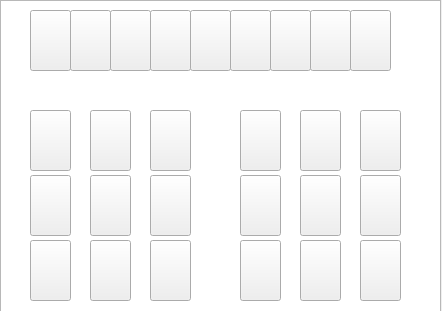
<?xml version="1.0" encoding="UTF-8"?>
<ui version="4.0">
 <class>Red2</class>
 <widget class="QWidget" name="Red2">
  <property name="geometry">
   <rect>
    <x>0</x>
    <y>0</y>
    <width>442</width>
    <height>311</height>
   </rect>
  </property>
  <property name="windowTitle">
   <string>Blue</string>
  </property>
  <widget class="QGraphicsView" name="graphicsView">
   <property name="geometry">
    <rect>
     <x>0</x>
     <y>0</y>
     <width>441</width>
     <height>321</height>
    </rect>
   </property>
  </widget>
  <widget class="QPushButton" name="obj16">
   <property name="geometry">
    <rect>
     <x>360</x>
     <y>110</y>
     <width>41</width>
     <height>61</height>
    </rect>
   </property>
   <property name="text">
    <string/>
   </property>
   <property name="icon">
    <iconset>
     <normaloff>../catkin_ws/src/catchrobo_robot/catchrobo_gui/img/blue_color.png</normaloff>
     <normalon>../catkin_ws/src/catchrobo_robot/catchrobo_gui/img/blue_bw.png</normalon>../catkin_ws/src/catchrobo_robot/catchrobo_gui/img/blue_color.png</iconset>
   </property>
   <property name="iconSize">
    <size>
     <width>64</width>
     <height>64</height>
    </size>
   </property>
   <property name="checkable">
    <bool>true</bool>
   </property>
  </widget>
  <widget class="QPushButton" name="obj17">
   <property name="geometry">
    <rect>
     <x>360</x>
     <y>175</y>
     <width>41</width>
     <height>61</height>
    </rect>
   </property>
   <property name="text">
    <string/>
   </property>
   <property name="icon">
    <iconset>
     <normaloff>../catkin_ws/src/catchrobo_robot/catchrobo_gui/img/blue_color.png</normaloff>
     <normalon>../catkin_ws/src/catchrobo_robot/catchrobo_gui/img/blue_bw.png</normalon>../catkin_ws/src/catchrobo_robot/catchrobo_gui/img/blue_color.png</iconset>
   </property>
   <property name="iconSize">
    <size>
     <width>64</width>
     <height>64</height>
    </size>
   </property>
   <property name="checkable">
    <bool>true</bool>
   </property>
  </widget>
  <widget class="QPushButton" name="obj18">
   <property name="geometry">
    <rect>
     <x>360</x>
     <y>240</y>
     <width>41</width>
     <height>61</height>
    </rect>
   </property>
   <property name="text">
    <string/>
   </property>
   <property name="icon">
    <iconset>
     <normaloff>../catkin_ws/src/catchrobo_robot/catchrobo_gui/img/blue_color.png</normaloff>
     <normalon>../catkin_ws/src/catchrobo_robot/catchrobo_gui/img/blue_bw.png</normalon>../catkin_ws/src/catchrobo_robot/catchrobo_gui/img/blue_color.png</iconset>
   </property>
   <property name="iconSize">
    <size>
     <width>64</width>
     <height>64</height>
    </size>
   </property>
   <property name="checkable">
    <bool>true</bool>
   </property>
  </widget>
  <widget class="QPushButton" name="obj13">
   <property name="geometry">
    <rect>
     <x>300</x>
     <y>110</y>
     <width>41</width>
     <height>61</height>
    </rect>
   </property>
   <property name="text">
    <string/>
   </property>
   <property name="icon">
    <iconset>
     <normaloff>../catkin_ws/src/catchrobo_robot/catchrobo_gui/img/blue_color.png</normaloff>
     <normalon>../catkin_ws/src/catchrobo_robot/catchrobo_gui/img/blue_bw.png</normalon>../catkin_ws/src/catchrobo_robot/catchrobo_gui/img/blue_color.png</iconset>
   </property>
   <property name="iconSize">
    <size>
     <width>64</width>
     <height>64</height>
    </size>
   </property>
   <property name="checkable">
    <bool>true</bool>
   </property>
  </widget>
  <widget class="QPushButton" name="obj14">
   <property name="geometry">
    <rect>
     <x>300</x>
     <y>175</y>
     <width>41</width>
     <height>61</height>
    </rect>
   </property>
   <property name="text">
    <string/>
   </property>
   <property name="icon">
    <iconset>
     <normaloff>../catkin_ws/src/catchrobo_robot/catchrobo_gui/img/blue_color.png</normaloff>
     <normalon>../catkin_ws/src/catchrobo_robot/catchrobo_gui/img/blue_bw.png</normalon>../catkin_ws/src/catchrobo_robot/catchrobo_gui/img/blue_color.png</iconset>
   </property>
   <property name="iconSize">
    <size>
     <width>64</width>
     <height>64</height>
    </size>
   </property>
   <property name="checkable">
    <bool>true</bool>
   </property>
  </widget>
  <widget class="QPushButton" name="obj15">
   <property name="geometry">
    <rect>
     <x>300</x>
     <y>240</y>
     <width>41</width>
     <height>61</height>
    </rect>
   </property>
   <property name="text">
    <string/>
   </property>
   <property name="icon">
    <iconset>
     <normaloff>../catkin_ws/src/catchrobo_robot/catchrobo_gui/img/blue_color.png</normaloff>
     <normalon>../catkin_ws/src/catchrobo_robot/catchrobo_gui/img/blue_bw.png</normalon>../catkin_ws/src/catchrobo_robot/catchrobo_gui/img/blue_color.png</iconset>
   </property>
   <property name="iconSize">
    <size>
     <width>64</width>
     <height>64</height>
    </size>
   </property>
   <property name="checkable">
    <bool>true</bool>
   </property>
  </widget>
  <widget class="QPushButton" name="obj27">
   <property name="geometry">
    <rect>
     <x>350</x>
     <y>10</y>
     <width>41</width>
     <height>61</height>
    </rect>
   </property>
   <property name="text">
    <string/>
   </property>
   <property name="icon">
    <iconset>
     <normaloff>../catkin_ws/src/catchrobo_robot/catchrobo_gui/img/blue_color.png</normaloff>
     <normalon>../catkin_ws/src/catchrobo_robot/catchrobo_gui/img/blue_bw.png</normalon>../catkin_ws/src/catchrobo_robot/catchrobo_gui/img/blue_color.png</iconset>
   </property>
   <property name="iconSize">
    <size>
     <width>64</width>
     <height>64</height>
    </size>
   </property>
   <property name="checkable">
    <bool>true</bool>
   </property>
  </widget>
  <widget class="QPushButton" name="obj26">
   <property name="geometry">
    <rect>
     <x>310</x>
     <y>10</y>
     <width>41</width>
     <height>61</height>
    </rect>
   </property>
   <property name="text">
    <string/>
   </property>
   <property name="icon">
    <iconset>
     <normaloff>../catkin_ws/src/catchrobo_robot/catchrobo_gui/img/blue_color.png</normaloff>
     <normalon>../catkin_ws/src/catchrobo_robot/catchrobo_gui/img/blue_bw.png</normalon>../catkin_ws/src/catchrobo_robot/catchrobo_gui/img/blue_color.png</iconset>
   </property>
   <property name="iconSize">
    <size>
     <width>64</width>
     <height>64</height>
    </size>
   </property>
   <property name="checkable">
    <bool>true</bool>
   </property>
  </widget>
  <widget class="QPushButton" name="obj25">
   <property name="geometry">
    <rect>
     <x>270</x>
     <y>10</y>
     <width>41</width>
     <height>61</height>
    </rect>
   </property>
   <property name="text">
    <string/>
   </property>
   <property name="icon">
    <iconset>
     <normaloff>../catkin_ws/src/catchrobo_robot/catchrobo_gui/img/blue_color.png</normaloff>
     <normalon>../catkin_ws/src/catchrobo_robot/catchrobo_gui/img/blue_bw.png</normalon>../catkin_ws/src/catchrobo_robot/catchrobo_gui/img/blue_color.png</iconset>
   </property>
   <property name="iconSize">
    <size>
     <width>64</width>
     <height>64</height>
    </size>
   </property>
   <property name="checkable">
    <bool>true</bool>
   </property>
  </widget>
  <widget class="QPushButton" name="obj24">
   <property name="geometry">
    <rect>
     <x>230</x>
     <y>10</y>
     <width>41</width>
     <height>61</height>
    </rect>
   </property>
   <property name="text">
    <string/>
   </property>
   <property name="icon">
    <iconset>
     <normaloff>../catkin_ws/src/catchrobo_robot/catchrobo_gui/img/blue_color.png</normaloff>
     <normalon>../catkin_ws/src/catchrobo_robot/catchrobo_gui/img/blue_bw.png</normalon>../catkin_ws/src/catchrobo_robot/catchrobo_gui/img/blue_color.png</iconset>
   </property>
   <property name="iconSize">
    <size>
     <width>64</width>
     <height>64</height>
    </size>
   </property>
   <property name="checkable">
    <bool>true</bool>
   </property>
  </widget>
  <widget class="QPushButton" name="obj10">
   <property name="geometry">
    <rect>
     <x>240</x>
     <y>110</y>
     <width>41</width>
     <height>61</height>
    </rect>
   </property>
   <property name="text">
    <string/>
   </property>
   <property name="icon">
    <iconset>
     <normaloff>../catkin_ws/src/catchrobo_robot/catchrobo_gui/img/blue_color.png</normaloff>
     <normalon>../catkin_ws/src/catchrobo_robot/catchrobo_gui/img/blue_bw.png</normalon>../catkin_ws/src/catchrobo_robot/catchrobo_gui/img/blue_color.png</iconset>
   </property>
   <property name="iconSize">
    <size>
     <width>64</width>
     <height>64</height>
    </size>
   </property>
   <property name="checkable">
    <bool>true</bool>
   </property>
  </widget>
  <widget class="QPushButton" name="obj12">
   <property name="geometry">
    <rect>
     <x>240</x>
     <y>240</y>
     <width>41</width>
     <height>61</height>
    </rect>
   </property>
   <property name="text">
    <string/>
   </property>
   <property name="icon">
    <iconset>
     <normaloff>../catkin_ws/src/catchrobo_robot/catchrobo_gui/img/blue_color.png</normaloff>
     <normalon>../catkin_ws/src/catchrobo_robot/catchrobo_gui/img/blue_bw.png</normalon>../catkin_ws/src/catchrobo_robot/catchrobo_gui/img/blue_color.png</iconset>
   </property>
   <property name="iconSize">
    <size>
     <width>64</width>
     <height>64</height>
    </size>
   </property>
   <property name="checkable">
    <bool>true</bool>
   </property>
  </widget>
  <widget class="QPushButton" name="obj11">
   <property name="geometry">
    <rect>
     <x>240</x>
     <y>175</y>
     <width>41</width>
     <height>61</height>
    </rect>
   </property>
   <property name="text">
    <string/>
   </property>
   <property name="icon">
    <iconset>
     <normaloff>../catkin_ws/src/catchrobo_robot/catchrobo_gui/img/blue_color.png</normaloff>
     <normalon>../catkin_ws/src/catchrobo_robot/catchrobo_gui/img/blue_bw.png</normalon>../catkin_ws/src/catchrobo_robot/catchrobo_gui/img/blue_color.png</iconset>
   </property>
   <property name="iconSize">
    <size>
     <width>64</width>
     <height>64</height>
    </size>
   </property>
   <property name="checkable">
    <bool>true</bool>
   </property>
  </widget>
  <widget class="QPushButton" name="obj23">
   <property name="geometry">
    <rect>
     <x>190</x>
     <y>10</y>
     <width>41</width>
     <height>61</height>
    </rect>
   </property>
   <property name="text">
    <string/>
   </property>
   <property name="icon">
    <iconset>
     <normaloff>../catkin_ws/src/catchrobo_robot/catchrobo_gui/img/blue_color.png</normaloff>
     <normalon>../catkin_ws/src/catchrobo_robot/catchrobo_gui/img/blue_bw.png</normalon>../catkin_ws/src/catchrobo_robot/catchrobo_gui/img/blue_color.png</iconset>
   </property>
   <property name="iconSize">
    <size>
     <width>64</width>
     <height>64</height>
    </size>
   </property>
   <property name="checkable">
    <bool>true</bool>
   </property>
  </widget>
  <widget class="QPushButton" name="obj7">
   <property name="geometry">
    <rect>
     <x>150</x>
     <y>110</y>
     <width>41</width>
     <height>61</height>
    </rect>
   </property>
   <property name="text">
    <string/>
   </property>
   <property name="icon">
    <iconset>
     <normaloff>../catkin_ws/src/catchrobo_robot/catchrobo_gui/img/blue_color.png</normaloff>
     <normalon>../catkin_ws/src/catchrobo_robot/catchrobo_gui/img/blue_bw.png</normalon>../catkin_ws/src/catchrobo_robot/catchrobo_gui/img/blue_color.png</iconset>
   </property>
   <property name="iconSize">
    <size>
     <width>64</width>
     <height>64</height>
    </size>
   </property>
   <property name="checkable">
    <bool>true</bool>
   </property>
  </widget>
  <widget class="QPushButton" name="obj22">
   <property name="geometry">
    <rect>
     <x>150</x>
     <y>10</y>
     <width>41</width>
     <height>61</height>
    </rect>
   </property>
   <property name="text">
    <string/>
   </property>
   <property name="icon">
    <iconset>
     <normaloff>../catkin_ws/src/catchrobo_robot/catchrobo_gui/img/blue_color.png</normaloff>
     <normalon>../catkin_ws/src/catchrobo_robot/catchrobo_gui/img/blue_bw.png</normalon>../catkin_ws/src/catchrobo_robot/catchrobo_gui/img/blue_color.png</iconset>
   </property>
   <property name="iconSize">
    <size>
     <width>64</width>
     <height>64</height>
    </size>
   </property>
   <property name="checkable">
    <bool>true</bool>
   </property>
  </widget>
  <widget class="QPushButton" name="obj21">
   <property name="geometry">
    <rect>
     <x>110</x>
     <y>10</y>
     <width>41</width>
     <height>61</height>
    </rect>
   </property>
   <property name="text">
    <string/>
   </property>
   <property name="icon">
    <iconset>
     <normaloff>../catkin_ws/src/catchrobo_robot/catchrobo_gui/img/blue_color.png</normaloff>
     <normalon>../catkin_ws/src/catchrobo_robot/catchrobo_gui/img/blue_bw.png</normalon>../catkin_ws/src/catchrobo_robot/catchrobo_gui/img/blue_color.png</iconset>
   </property>
   <property name="iconSize">
    <size>
     <width>64</width>
     <height>64</height>
    </size>
   </property>
   <property name="checkable">
    <bool>true</bool>
   </property>
  </widget>
  <widget class="QPushButton" name="obj4">
   <property name="geometry">
    <rect>
     <x>90</x>
     <y>110</y>
     <width>41</width>
     <height>61</height>
    </rect>
   </property>
   <property name="text">
    <string/>
   </property>
   <property name="icon">
    <iconset>
     <normaloff>../catkin_ws/src/catchrobo_robot/catchrobo_gui/img/blue_color.png</normaloff>
     <normalon>../catkin_ws/src/catchrobo_robot/catchrobo_gui/img/blue_bw.png</normalon>../catkin_ws/src/catchrobo_robot/catchrobo_gui/img/blue_color.png</iconset>
   </property>
   <property name="iconSize">
    <size>
     <width>64</width>
     <height>64</height>
    </size>
   </property>
   <property name="checkable">
    <bool>true</bool>
   </property>
  </widget>
  <widget class="QPushButton" name="obj1">
   <property name="geometry">
    <rect>
     <x>30</x>
     <y>110</y>
     <width>41</width>
     <height>61</height>
    </rect>
   </property>
   <property name="text">
    <string/>
   </property>
   <property name="icon">
    <iconset>
     <normaloff>../catkin_ws/src/catchrobo_robot/catchrobo_gui/img/blue_color.png</normaloff>
     <normalon>../catkin_ws/src/catchrobo_robot/catchrobo_gui/img/blue_bw.png</normalon>../catkin_ws/src/catchrobo_robot/catchrobo_gui/img/blue_color.png</iconset>
   </property>
   <property name="iconSize">
    <size>
     <width>64</width>
     <height>64</height>
    </size>
   </property>
   <property name="checkable">
    <bool>true</bool>
   </property>
  </widget>
  <widget class="QPushButton" name="obj9">
   <property name="geometry">
    <rect>
     <x>150</x>
     <y>240</y>
     <width>41</width>
     <height>61</height>
    </rect>
   </property>
   <property name="text">
    <string/>
   </property>
   <property name="icon">
    <iconset>
     <normaloff>../catkin_ws/src/catchrobo_robot/catchrobo_gui/img/blue_color.png</normaloff>
     <normalon>../catkin_ws/src/catchrobo_robot/catchrobo_gui/img/blue_bw.png</normalon>../catkin_ws/src/catchrobo_robot/catchrobo_gui/img/blue_color.png</iconset>
   </property>
   <property name="iconSize">
    <size>
     <width>64</width>
     <height>64</height>
    </size>
   </property>
   <property name="checkable">
    <bool>true</bool>
   </property>
  </widget>
  <widget class="QPushButton" name="obj6">
   <property name="geometry">
    <rect>
     <x>90</x>
     <y>240</y>
     <width>41</width>
     <height>61</height>
    </rect>
   </property>
   <property name="text">
    <string/>
   </property>
   <property name="icon">
    <iconset>
     <normaloff>../catkin_ws/src/catchrobo_robot/catchrobo_gui/img/blue_color.png</normaloff>
     <normalon>../catkin_ws/src/catchrobo_robot/catchrobo_gui/img/blue_bw.png</normalon>../catkin_ws/src/catchrobo_robot/catchrobo_gui/img/blue_color.png</iconset>
   </property>
   <property name="iconSize">
    <size>
     <width>64</width>
     <height>64</height>
    </size>
   </property>
   <property name="checkable">
    <bool>true</bool>
   </property>
  </widget>
  <widget class="QPushButton" name="obj3">
   <property name="geometry">
    <rect>
     <x>30</x>
     <y>240</y>
     <width>41</width>
     <height>61</height>
    </rect>
   </property>
   <property name="text">
    <string/>
   </property>
   <property name="icon">
    <iconset>
     <normaloff>../catkin_ws/src/catchrobo_robot/catchrobo_gui/img/blue_color.png</normaloff>
     <normalon>../catkin_ws/src/catchrobo_robot/catchrobo_gui/img/blue_bw.png</normalon>../catkin_ws/src/catchrobo_robot/catchrobo_gui/img/blue_color.png</iconset>
   </property>
   <property name="iconSize">
    <size>
     <width>64</width>
     <height>64</height>
    </size>
   </property>
   <property name="checkable">
    <bool>true</bool>
   </property>
  </widget>
  <widget class="QPushButton" name="obj8">
   <property name="geometry">
    <rect>
     <x>150</x>
     <y>175</y>
     <width>41</width>
     <height>61</height>
    </rect>
   </property>
   <property name="text">
    <string/>
   </property>
   <property name="icon">
    <iconset>
     <normaloff>../catkin_ws/src/catchrobo_robot/catchrobo_gui/img/blue_color.png</normaloff>
     <normalon>../catkin_ws/src/catchrobo_robot/catchrobo_gui/img/blue_bw.png</normalon>../catkin_ws/src/catchrobo_robot/catchrobo_gui/img/blue_color.png</iconset>
   </property>
   <property name="iconSize">
    <size>
     <width>64</width>
     <height>64</height>
    </size>
   </property>
   <property name="checkable">
    <bool>true</bool>
   </property>
  </widget>
  <widget class="QPushButton" name="obj5">
   <property name="geometry">
    <rect>
     <x>90</x>
     <y>175</y>
     <width>41</width>
     <height>61</height>
    </rect>
   </property>
   <property name="text">
    <string/>
   </property>
   <property name="icon">
    <iconset>
     <normaloff>../catkin_ws/src/catchrobo_robot/catchrobo_gui/img/blue_color.png</normaloff>
     <normalon>../catkin_ws/src/catchrobo_robot/catchrobo_gui/img/blue_bw.png</normalon>../catkin_ws/src/catchrobo_robot/catchrobo_gui/img/blue_color.png</iconset>
   </property>
   <property name="iconSize">
    <size>
     <width>64</width>
     <height>64</height>
    </size>
   </property>
   <property name="checkable">
    <bool>true</bool>
   </property>
  </widget>
  <widget class="QPushButton" name="obj2">
   <property name="geometry">
    <rect>
     <x>30</x>
     <y>175</y>
     <width>41</width>
     <height>61</height>
    </rect>
   </property>
   <property name="text">
    <string/>
   </property>
   <property name="icon">
    <iconset>
     <normaloff>../catkin_ws/src/catchrobo_robot/catchrobo_gui/img/blue_color.png</normaloff>
     <normalon>../catkin_ws/src/catchrobo_robot/catchrobo_gui/img/blue_bw.png</normalon>../catkin_ws/src/catchrobo_robot/catchrobo_gui/img/blue_color.png</iconset>
   </property>
   <property name="iconSize">
    <size>
     <width>64</width>
     <height>64</height>
    </size>
   </property>
   <property name="checkable">
    <bool>true</bool>
   </property>
  </widget>
  <widget class="QPushButton" name="obj20">
   <property name="geometry">
    <rect>
     <x>70</x>
     <y>10</y>
     <width>41</width>
     <height>61</height>
    </rect>
   </property>
   <property name="text">
    <string/>
   </property>
   <property name="icon">
    <iconset>
     <normaloff>../catkin_ws/src/catchrobo_robot/catchrobo_gui/img/blue_color.png</normaloff>
     <normalon>../catkin_ws/src/catchrobo_robot/catchrobo_gui/img/blue_bw.png</normalon>../catkin_ws/src/catchrobo_robot/catchrobo_gui/img/blue_color.png</iconset>
   </property>
   <property name="iconSize">
    <size>
     <width>64</width>
     <height>64</height>
    </size>
   </property>
   <property name="checkable">
    <bool>true</bool>
   </property>
  </widget>
  <widget class="QPushButton" name="obj19">
   <property name="geometry">
    <rect>
     <x>30</x>
     <y>10</y>
     <width>41</width>
     <height>61</height>
    </rect>
   </property>
   <property name="text">
    <string/>
   </property>
   <property name="icon">
    <iconset>
     <normaloff>../catkin_ws/src/catchrobo_robot/catchrobo_gui/img/blue_color.png</normaloff>
     <normalon>../catkin_ws/src/catchrobo_robot/catchrobo_gui/img/blue_bw.png</normalon>../catkin_ws/src/catchrobo_robot/catchrobo_gui/img/blue_color.png</iconset>
   </property>
   <property name="iconSize">
    <size>
     <width>64</width>
     <height>64</height>
    </size>
   </property>
   <property name="checkable">
    <bool>true</bool>
   </property>
  </widget>
 </widget>
 <resources/>
 <connections/>
</ui>
